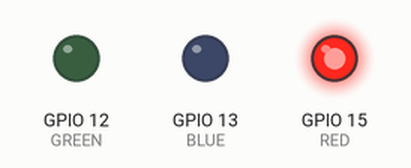
Simulated run of this sketch. Board: ESP32. On the bench: output pins drawn as LEDs (lit = HIGH). What the sketch prints to the serial monitor is not drawn.

Above: at 0.5 s.
At 2.5 s:
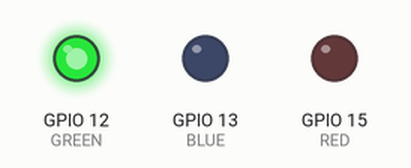
At 4.5 s:
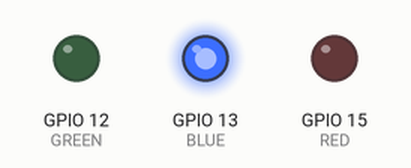
At 5.5 s:
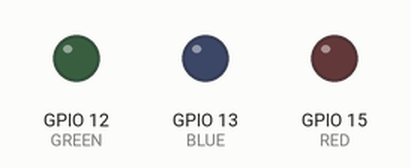
Timing chart, 0 to 7.8 s (numbered marks = the images above):
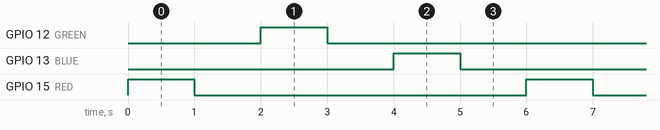

The sketch:

sketch_led_test.ino
```cpp
#define RED 15// GPIO15/TXD01
#define GREEN 12// GPIO12/TXD01
#define BLUE 13// GPIO13/TXD01

void setup() {
  Serial.begin(115200);
  Serial.printf("\n\nFree memory %d\n",ESP.getFreeHeap());
  pinMode(RED, OUTPUT);
  pinMode(GREEN, OUTPUT);
  pinMode(BLUE, OUTPUT);
}

void loop() {
  digitalWrite(RED, HIGH);
  delay(1000);
  digitalWrite(RED, LOW);
  delay(1000);
  digitalWrite(GREEN, HIGH);
  delay(1000);
  digitalWrite(GREEN, LOW);
  delay(1000);
  digitalWrite(BLUE, HIGH);
  delay(1000);
  digitalWrite(BLUE, LOW);
  delay(1000);
}
```

Measured:
- by itself, GPIO 12 (GREEN), GPIO 13 (BLUE), GPIO 15 (RED): alternates HIGH for 1.0 s and LOW for 5.0 s
- by itself, everything shown: repeats every 6.0 s, in 6 steps
